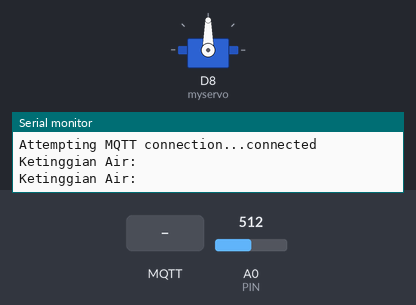
This sketch was run on a simulated ESP8266 (NodeMCU). On the bench: servo, the last lines printed to the serial monitor. The inputs (shaded band) are chosen by the test bench; at power-on: A0 (PIN) = 512. WiFi joins after 1.5 s; servers stay silent unless stated; random numbers use the default seed unless the sketch sets one; no MQTT or app messages arrive unless stated.

Above: at 2.7 s.
2.8 s: MQTT message "1" arrives on the first subscribed topic
At 4.1 s:
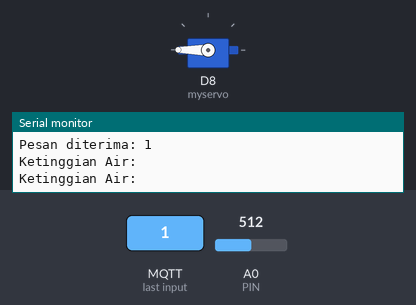
4.5 s: MQTT message "on" arrives on the first subscribed topic
At 5.3 s:
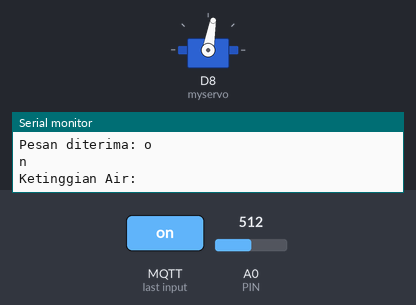
Timing chart, 0 to 7.5 s (numbered marks = the images above; inputs shaded):
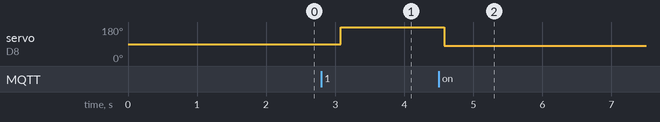

Measured:
- after the input at 2.8 s, servo on D8 (myservo): 90° → 180° after 0.28 s
- after the input at 4.5 s, servo on D8 (myservo): 180° → 80° after 0.08 s

The sketch:

pub.ino
```cpp
#include <Servo.h>
#include <ESP8266WiFi.h>
#include <PubSubClient.h>

#define PIN A0

// Update these with values suitable for your network.
const char* ssid = "Universitas Mulawarman";
const char* password = "";
const char* mqtt_server = "broker.hivemq.com";

Servo myservo;
WiFiClient espClient;
PubSubClient client(espClient);
unsigned long lastMsg = 0;
#define MSG_BUFFER_SIZE	(50)
char msg[MSG_BUFFER_SIZE];


void setup_wifi() {
  delay(10);
  // We start by connecting to a WiFi network
  Serial.println();
  Serial.print("Connecting to ");
  Serial.println(ssid);

  WiFi.mode(WIFI_STA);
  WiFi.begin(ssid, password);

  while (WiFi.status() != WL_CONNECTED) {
    delay(500);
    Serial.print(".");
  }

  randomSeed(micros());

  Serial.println("");
  Serial.println("WiFi connected");
  Serial.println("IP address: ");
  Serial.println(WiFi.localIP());
}

void reconnect() {
  // Loop until we're reconnected
  while (!client.connected()) {
    Serial.print("Attempting MQTT connection...");
    // Create a random client ID
    String clientId = "ESP8266Client-";
    clientId += String(random(0xffff), HEX);
    // Attempt to connect
    if (client.connect(clientId.c_str())) {
      Serial.println("connected");
      client.subscribe("iot_unmul/iot_a_3/katup_manual");
    } else {
      Serial.print("failed, rc=");
      Serial.print(client.state());
      Serial.println(" try again in 5 seconds");
      // Wait 5 seconds before retrying
      delay(5000);
    }
  }
}

void callback(char* topic, byte* payload, unsigned int length) {
  Serial.print("Pesan diterima: ");
  String data = ""; // variabel untuk menyimpan data yang berbentuk array char
  for (int i = 0; i < length; i++) {
    Serial.println((char)payload[i]);
    data += (char)payload[i]; // menyimpan kumpulan char kedalam string
  }
  int keran = data.toInt();
  if(keran == 0){
    close();
  }
  else if (keran == 1){
    open();
  }
}


void open(){
  myservo.write(280);
}
void close(){
  myservo.write(80);
}

void setup() {
  myservo.attach(D8);
  Serial.begin(9600);  // sensor buart rate
  pinMode(PIN,INPUT);
  setup_wifi();
  client.setServer(mqtt_server, 1883);
  client.setCallback(callback);
}

void loop() {
  if (!client.connected()) {
    reconnect();
  }
  client.loop();

  int sensor = analogRead(PIN);
  delay(500);
  snprintf (msg, MSG_BUFFER_SIZE, "%s", itoa(sensor,msg,10)); // itoa (konversi integer ke string)
  Serial.print("Ketinggian Air: ");
  Serial.println(msg);
  client.publish("iot_unmul/iot_a_3/air", msg); // fungsi untuk publish ke broker

}
```
